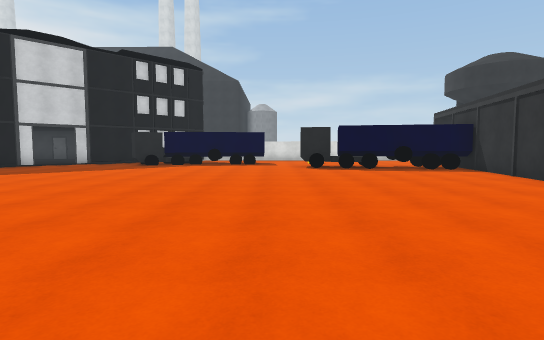
[1] (above)

24 first-person views from a walk through a scene from a Unity 3-D project. The camera is 1.4 m above the floor, tilts 4° down and sees 80° across. The floor is counted in squares, 2 m on a side. Each view is taken from the middle of a square. On the plan, view 1 faces up. The plan holds only what a view shows up to about 10 squares ahead; the rest is blank. The place goes on beyond the plan. The player character is not drawn. Door leaves are left out, so doorways stand open. Some surface patterns are stand-ins.

[2]
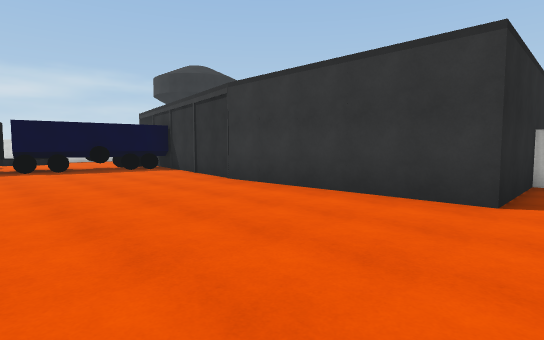

[3]
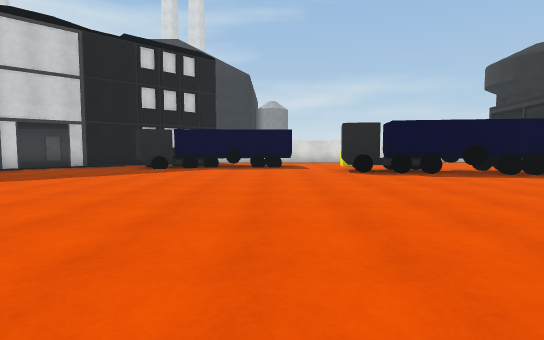

[4]
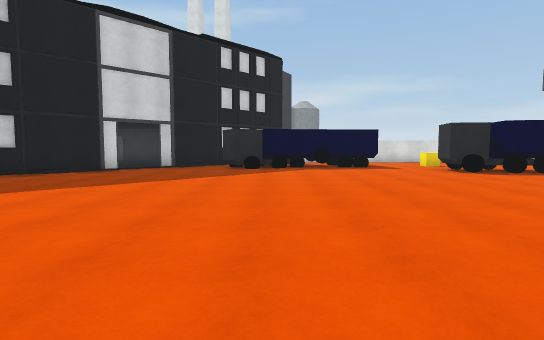

[5]
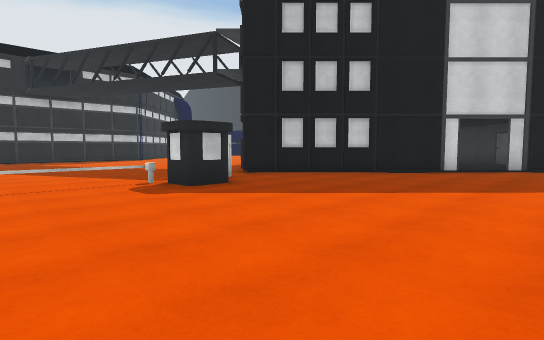

[6]
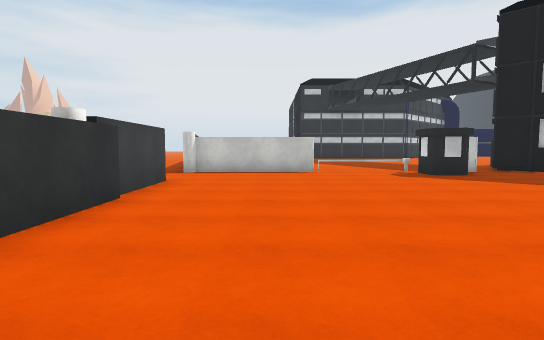

[7]
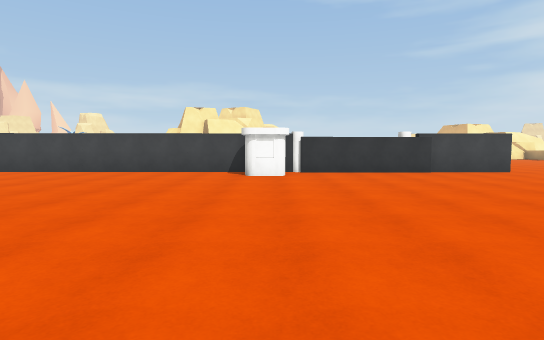

[8]
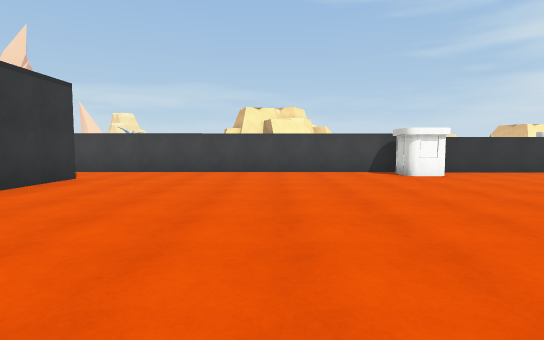

[9]
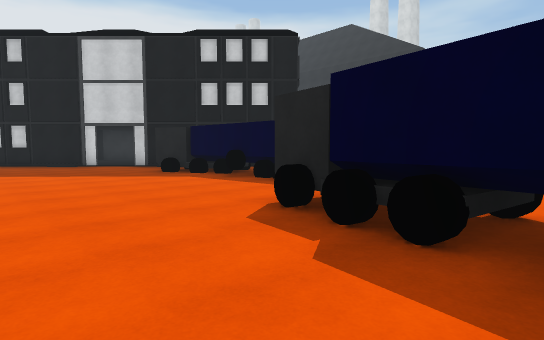

[10]
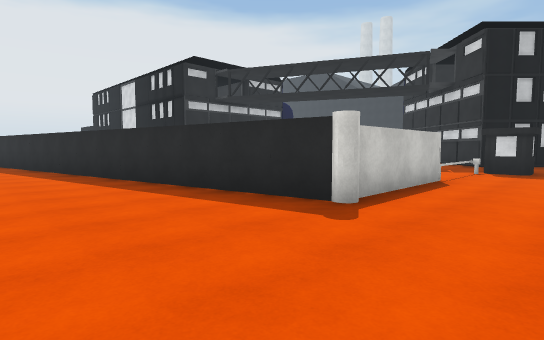

[11]
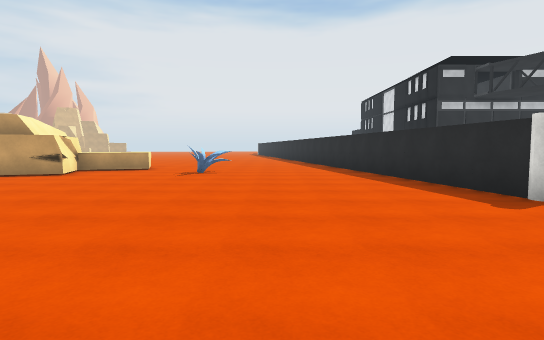

[12]
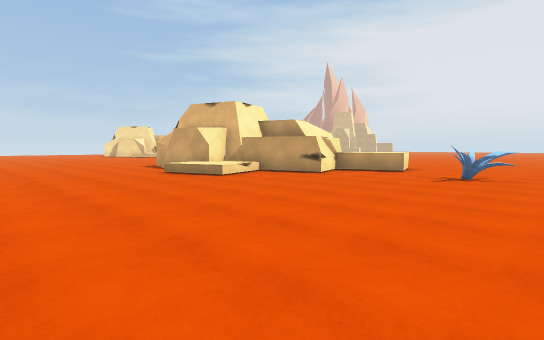

[13]
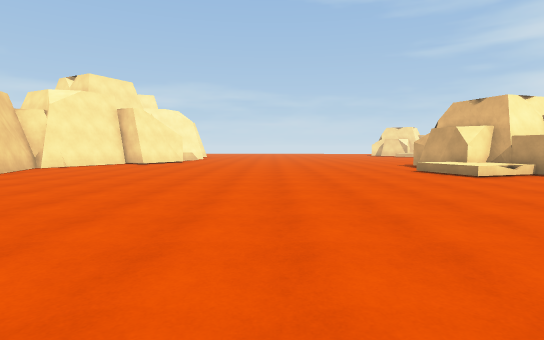

[14]
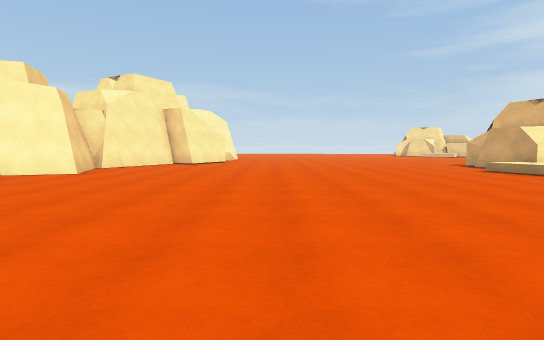

[15]
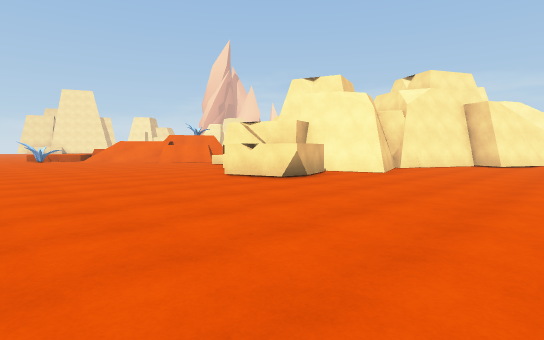

[16]
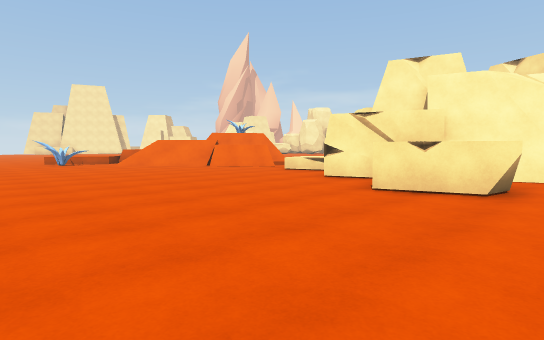

[17]
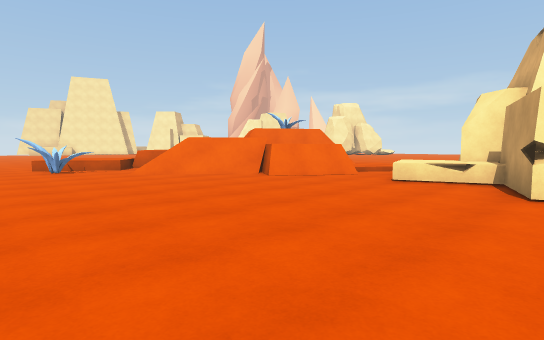

[18]
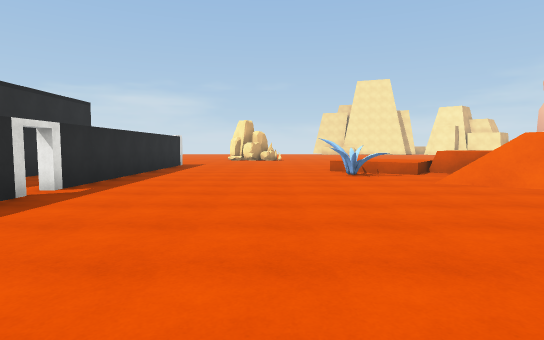

[19]
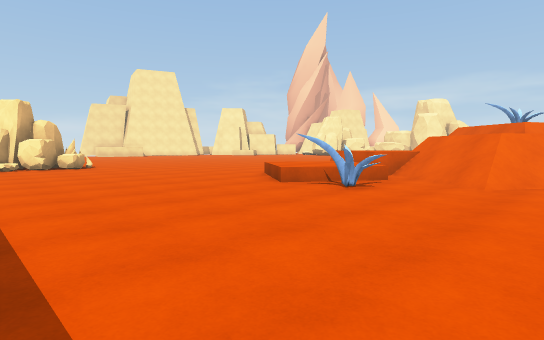

[20]
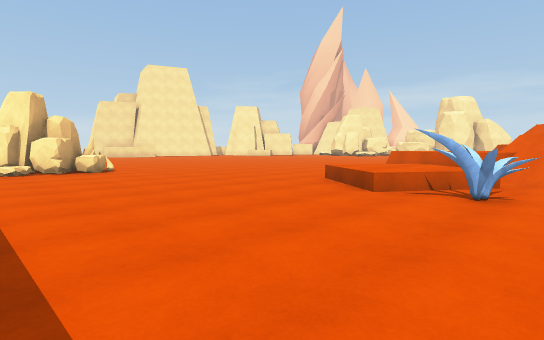

[21]
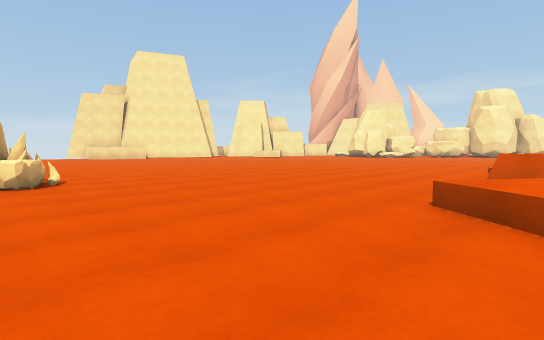

[22]
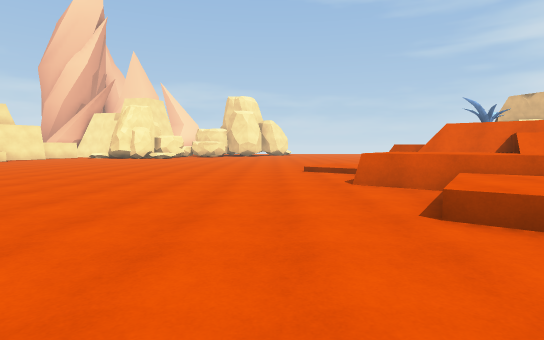

[23]
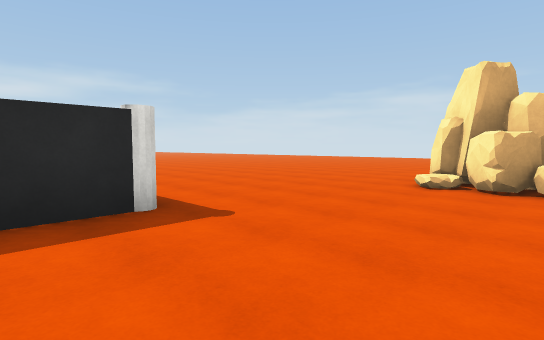

[24]
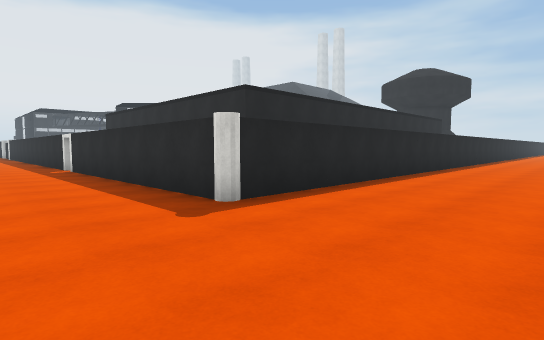

### Floor plan
Key: @ floor where view 1 was taken; # wall or solid block; . main floor; : floor 0.25 m higher than the main floor; + floor 2 m higher than the main floor; / step, stairs or slope; D open door; = window, fence, low wall or low ledge; ^ raised ledge; R rock; O other object.
Columns run from 20 left of view 1 to 23 right of it. Each row starts with its distance up from view 1.
 12            DD..O.....####.
 11          ###.........######
 10         ##..............###
  9        ##.................#
  8        #..................#           ..
  7        ##.................#          #..
  6         #.................#          #..
  5         #.................#          #..
  4         =.................#          #...
  3         =.................#          #....
  2         #.................#          #.....
  1         #.................###        #......
  0         #........#..@...... # ..     #......
 -1        ##..##################.########......
 -2   #######..                .................
 -3 ###........               ...............RR
 -4 ............ ........... ................RR
 -5   .......................................R.
 -6 ..OO........................................
 -7 ...OO...........................O.^.........
 -8 ................................O^^^........
 -9  ^^.................#.........//.^^.........
-10   ^................## ......./////^........
-11   ###..............####..../#//+/#==.......
-12     #//............## ##^^.////+=## ........
-13     ##//...........#   #^^.=  ^^##=.........
-14    ### ............#   ##.//  OO##=//.......
-15        ....    ...             ##^ :/.......

Positions as (right, up) in squares from view 1, and headings:
1: (0, 0), facing up
2: (1, 0), facing up-right
3: (-1, 2), facing up
4: (-4, 2), facing up
5: (-6, 2), facing up-left
6: (-3, 1), facing left
7: (-3, 8), facing down
8: (1, 8), facing down
9: (4, 8), facing up-left
10: (-10, -5), facing up-left
11: (-8, -5), facing left
12: (-9, -5), facing down-left
13: (-9, -4), facing down
14: (-7, -4), facing down
15: (-6, -4), facing down-right
16: (-2, -4), facing down-right
17: (2, -5), facing down-right
18: (4, -5), facing right
19: (9, -2), facing down-right
20: (11, -2), facing down-right
21: (14, -4), facing down-right
22: (17, -5), facing down
23: (15, -5), facing up-right
24: (20, -4), facing up-left
